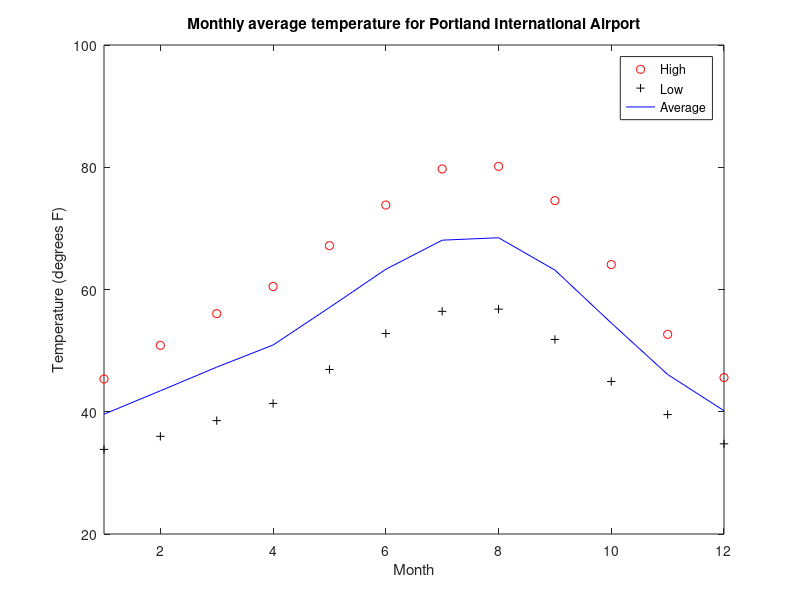

The MATLAB script that drew this image:
% tempPlot.m  Plot monthly temperature variations for Portland, OR.
%             Along the way demonstrate plot annotation commands

load pdxTemp.dat;         %  Read data into pdxTemp matrix 
month = pdxTemp(:,1);     %  Copy first column of PDXTemp into month
temps = pdxTemp(:,2:4);   %  And remaining columns into temps

%  create plot with different symbols for each data set
plot(month,temps(:,1),'ro',month,temps(:,2),'k+',month,temps(:,3),'b-');

xlabel('Month');                      % add axis labels and plot title
ylabel('Temperature (degrees F)');
title('Monthly average temperature for Portland International Airport');
axis([1 12 20 100]);
legend('High','Low','Average');     %  add legends
